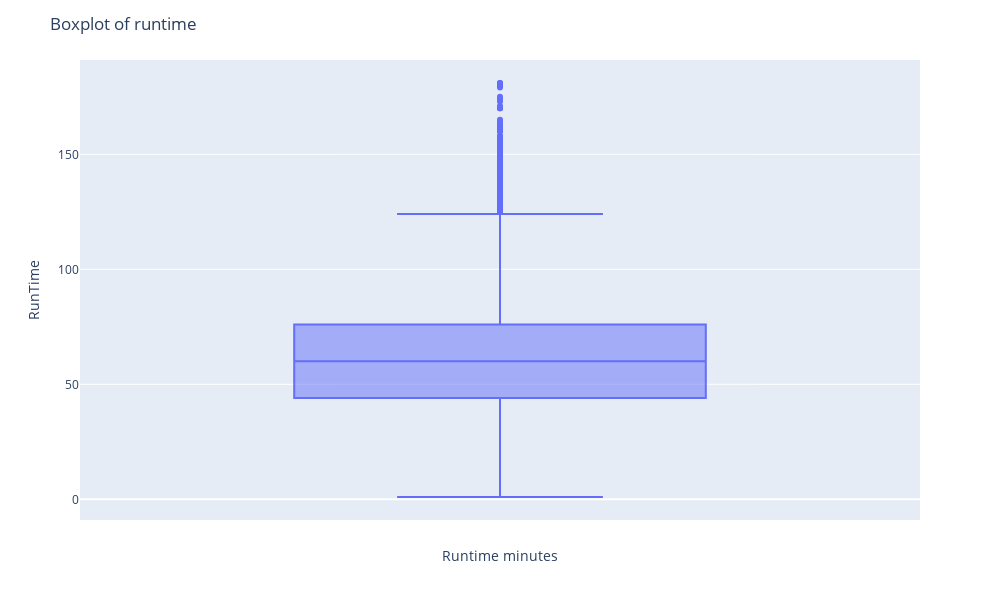

Write notebook code for a chart like this one.
### Markdown cell above
## Data Visualization

### Code cell
import plotly.express as px

fig = px.box(
    movies, y = 'RunTime'
)

fig.update_layout(
    title = 'Boxplot of runtime',
    xaxis_title = "Runtime minutes",
    height = 600,
    width = 1000
)

# fig.show()

### Figure 1 — Plotly figure (JSON) as saved in the notebook; plotly's stock layout.template omitted (floating-point values rounded to 4 significant figures; data arrays with more than 128 entries replaced by an {"elided": "..."} marker saying what was removed)
{"data": [{"alignmentgroup": "True", "hovertemplate": "RunTime=%{y}<extra></extra>", "legendgroup": "", "marker": {"color": "#636efa"}, "name": "", "notched": false, "offsetgroup": "", "orientation": "v", "showlegend": false, "type": "box", "x0": " ", "xaxis": "x", "y": {"elided": "8326 float values"}, "y0": " ", "yaxis": "y"}], "layout": {"boxmode": "group", "height": 600, "legend": {"tracegroupgap": 0}, "margin": {"t": 60}, "title": {"text": "Boxplot of runtime"}, "width": 1000, "xaxis": {"anchor": "y", "domain": [0, 1], "title": {"text": "Runtime minutes"}}, "yaxis": {"anchor": "x", "domain": [0, 1], "title": {"text": "RunTime"}}}}
